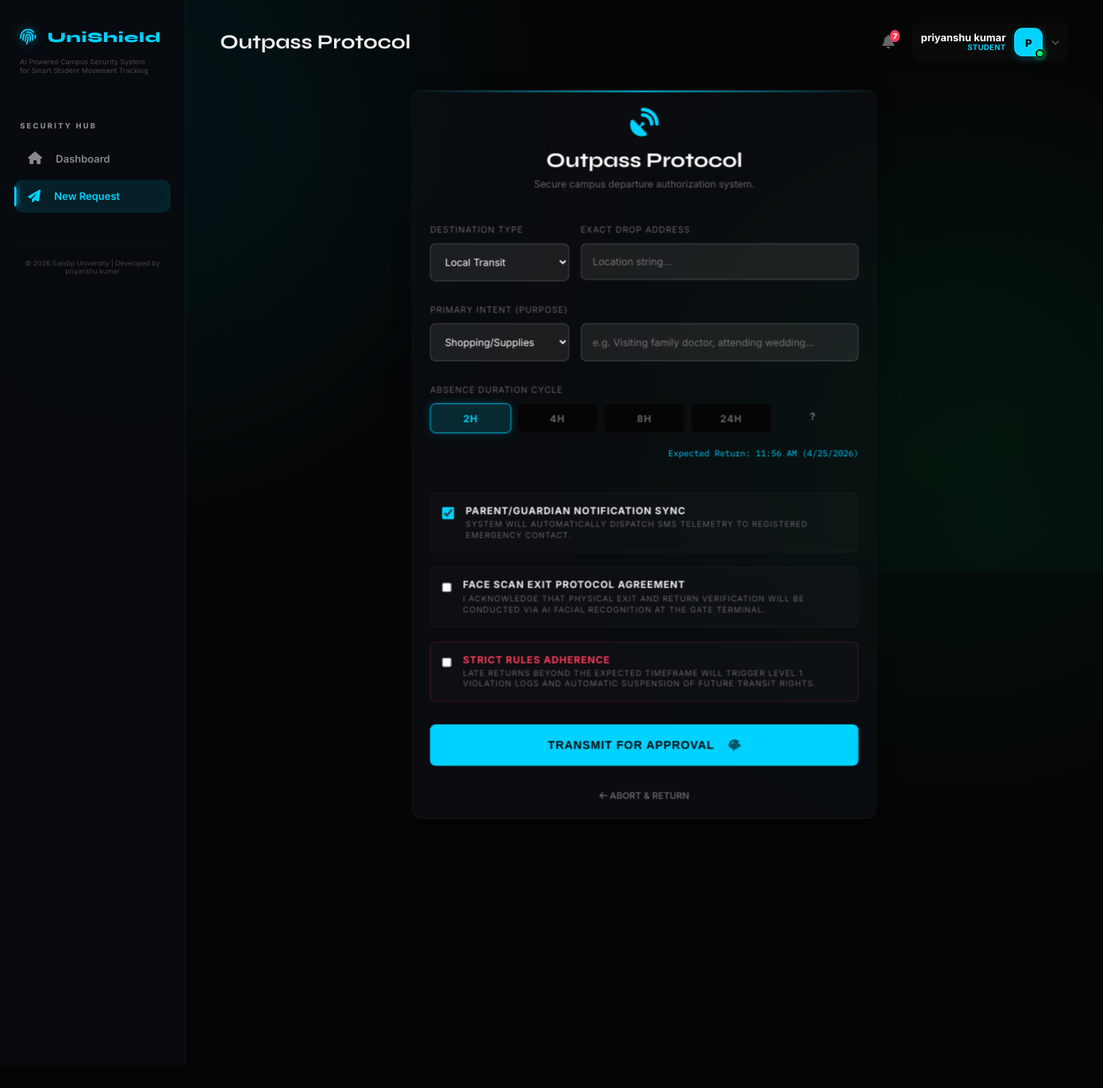
The page /student/request_outpass (signed in) on the database its author committed.
### models/user.py (models this page shows, shortened)
class User(db.Model, UserMixin):
    __tablename__ = 'users'
    id = db.Column(db.Integer, primary_key=True)
    username = db.Column(db.String(80), unique=True, nullable=False)
    email = db.Column(db.String(120), unique=True)
    password_hash = db.Column(db.String(128), nullable=False)
    role = db.Column(db.String(20), nullable=False)  # admin | guard | student
    name = db.Column(db.String(100), nullable=False)
    student_id = db.Column(db.String(50), unique=True)
    phone = db.Column(db.String(15))
    parent_phone = db.Column(db.String(15))
    department = db.Column(db.String(200))
    course = db.Column(db.String(100))
    session_year = db.Column(db.String(50))
    year = db.Column(db.Integer)
    hostel_room = db.Column(db.String(20))
    face_encoded = db.Column(db.Text)          # JSON string of encoding
    face_image = db.Column(db.String(200))     # Full path to encoded photo
    photo_path = db.Column(db.String(200))     # Path to stored photo
    id_card_photo = db.Column(db.String(200))  # Path to ID card scan
    is_blacklisted = db.Column(db.Boolean, default=False)
    violations = db.Column(db.Integer, default=0)
    admin_role = db.Column(db.String(30), default='VIEWER') # OWNER | SUPER_ADMIN | SECURITY_ADMIN | VIEWER
    employee_id = db.Column(db.String(50), unique=True)
    permissions = db.Column(db.Text) # JSON list of permissions
    status = db.Column(db.String(20), default='PENDING') # PENDING | ACTIVE | INACTIVE
    last_login = db.Column(db.DateTime)
    last_active = db.Column(db.DateTime, default=datetime.utcnow)
    last_action = db.Column(db.String(200)) # Last readable action performed
    is_active = db.Column(db.Boolean, default=True)
    created_at = db.Column(db.DateTime, default=datetime.utcnow)
    signature_path = db.Column(db.String(200))
    stamp_path = db.Column(db.String(200))
    assigned_gate = db.Column(db.String(50))
    shift_timing = db.Column(db.String(100))
    emergency_contact = db.Column(db.String(15))
    aadhar_document = db.Column(db.String(200))  # Self-attested document

### routes/student.py (the view, shortened to what this page needs)
@student_bp.route('/request_outpass', methods=['GET', 'POST'])
@login_required
@student_required
def request_outpass():
    if current_user.is_blacklisted:
        flash('You are BLACKLISTED from requesting outpasses. Contact Admin.', 'danger')
        return redirect(url_for('student.dashboard'))
    return render_template('student/request_outpass.html', now=datetime.utcnow())

### routes/student.py (called while the page is built)
def student_required(f):
    @wraps(f)
    def decorated_function(*args, **kwargs):
        if not current_user.is_authenticated or current_user.role != 'student':
            flash('Student access required', 'danger')
            return redirect(url_for('auth.login'))
        return f(*args, **kwargs)
    return decorated_function

### templates/student/request_outpass.html (shortened to what this page needs)
{% extends "base.html" %}
{% block content %}
<div class="card form-card">
    <div style="text-align: center; margin-bottom: 3rem;">
        <i class="fas fa-satellite-dish" style="font-size: 2.5rem; color: var(--accent); margin-bottom: 1rem;"></i>
        <h1 style="color: white; margin-bottom: 0.5rem; font-size: 1.8rem;">Outpass Protocol</h1>
        <p style="color: var(--text-muted); font-size: 0.85rem;">Secure campus departure authorization system.</p>
    </div>
    <form method="POST" id="outpass-form" enctype="multipart/form-data"
          action="{{ url_for('student.request_outpass') }}">
        <div style="display: grid; grid-template-columns: 1fr 2fr; gap: 1rem;" class="form-group">
            <div>
                <label>Destination Type</label>
                <select id="dest_type" class="futuristic-input" onchange="handleDestType()">
                    <option value="Local Transit">Local Transit</option>
                </select>
            </div>
            <div>
                <label>Exact Drop Address</label>
                <input type="text" id="dest_address" class="futuristic-input" placeholder="Location string..." required>
            </div>
        </div>
        <div class="form-group">
            <label>Primary Intent (Purpose)</label>
            <div style="display: grid; grid-template-columns: 1fr 2fr; gap: 1rem;">
                <select id="purpose_type" class="futuristic-input">
                    <option value="Shopping/Supplies">Shopping/Supplies</option>
                </select>
                <input type="text" id="purpose_desc" class="futuristic-input" placeholder="e.g. Visiting family doctor, attending wedding..." required minlength="5">
            </div>
        </div>
        <div class="form-group">
            <label>Absence Duration Cycle</label>
            <div class="hr-choice-grid">
                <label class="hr-choice">
                    <span>2H</span>
                </label>
                <label class="hr-choice">
                    <span>4H</span>
                </label>
                <label class="hr-choice">
                    <span>8H</span>
                </label>
                <label class="hr-choice">
                    <span>24H</span>
                </label>
                <label class="hr-choice">
                    <input type="number" id="custom_hr" placeholder="?"
                        style="width: 100%; border:none; background:transparent; color:#fff; text-align:center; font-weight:700; font-size:0.85rem;"
                        oninput="document.querySelector('input[value=custom]').checked=true; updateCalcTime()" min="1"
                        max="168">
                </label>
            </div>
            <div class="auto-calc-time" id="return_estimate">Expected Return: --:--</div>
        </div>
        <div class="form-group" style="margin-top: 3rem;">
            <label class="checkbox-wrapper">
                <input type="checkbox" checked id="parent_notify">
                <div>
                    <strong
                        style="color: var(--text-main); font-size: 0.85rem; display: block; margin-bottom: 0.2rem;">Parent/Guardian
                        Notification Sync</strong>
                    <span style="color: var(--text-muted); font-size: 0.7rem; line-height: 1.3;">System will
                        automatically dispatch SMS telemetry to registered emergency contact.</span>
                </div>
            </label>
            <label class="checkbox-wrapper">
                <input type="checkbox" required>
                <div>
                    <strong
                        style="color: var(--text-main); font-size: 0.85rem; display: block; margin-bottom: 0.2rem;">Face
                        Scan Exit Protocol Agreement</strong>
                    <span style="color: var(--text-muted); font-size: 0.7rem; line-height: 1.3;">I acknowledge that
                        physical exit and return verification will be conducted via AI Facial Recognition at the Gate
                        Terminal.</span>
                </div>
            </label>
            <label class="checkbox-wrapper" style="border-color: rgba(255,59,92,0.3);">
                <input type="checkbox" required>
                <div>
                    <strong
                        style="color: var(--danger); font-size: 0.85rem; display: block; margin-bottom: 0.2rem;">Strict
                        Rules Adherence</strong>
                    <span style="color: var(--text-muted); font-size: 0.7rem; line-height: 1.3;">Late returns beyond the
                        expected timeframe will trigger Level 1 Violation logs and automatic suspension of future
                        transit rights.</span>
                </div>
            </label>
        </div>
        <button type="submit" class="btn btn-primary"
            style="width: 100%; justify-content: center; padding: 1.25rem; font-size: 1rem; letter-spacing: 1px;"
            onclick="return mergeData()">
            TRANSMIT FOR APPROVAL <i class="fas fa-fingerprint" style="margin-left: 0.75rem;"></i>
        </button>
    </form>
    <div style="margin-top: 2rem; text-align: center;">
        <a href="{{ url_for('student.dashboard') }}"
            style="color: var(--text-muted); font-size: 0.8rem; text-decoration: none; font-weight: 600; transition: color 0.3s;"><i
                class="fas fa-arrow-left"></i> ABORT & RETURN</a>
    </div>
</div>
{% endblock %}

### templates/base.html (shortened to what this page needs)
<!DOCTYPE html>
<html lang="en">
<head>
    <link rel="stylesheet" href="https://cdnjs.cloudflare.com/ajax/libs/font-awesome/6.4.0/css/all.min.css">
</head>
<body>
    <div class="bg-blob blob-1"></div>
    <div class="bg-blob blob-2"></div>
    <div class="bg-blob blob-3"></div>
    {% if current_user.is_authenticated %}
    <aside>
        <a href="/" class="logo" style="margin-bottom: 1rem;">
            <i class="fas fa-fingerprint"></i>
            <span>UniShield</span>
        </a>
        <div style="font-size: 0.6rem; color: var(--text-muted); text-align: left; padding-left: 0.5rem; margin-bottom: 2rem; letter-spacing: 0.2px; line-height: 1.3; opacity: 0.7;">
            AI Powered Campus Security System<br>for Smart Student Movement Tracking
        </div>
        <div class="nav-section">
            <div class="nav-section-title">Security Hub</div>
            {% if current_user.role == 'admin' %}
                <a href="{{ url_for('admin.students') }}" class="nav-link"><i class="fas fa-users"></i> Students</a>
                <a href="{{ url_for('admin.manage_faculty') }}" class="nav-link"><i class="fas fa-user-shield"></i> Faculty Authority</a>
                <a href="{{ url_for('admin.guards') }}" class="nav-link"><i class="fas fa-shield-halved"></i> Security Guards</a>
                <a href="{{ url_for('admin.outpasses') }}" class="nav-link"><i class="fas fa-id-badge"></i> Outpasses</a>
                <a href="{{ url_for('gate.terminal') }}" class="nav-link"><i class="fas fa-microchip"></i> AI Gate</a>
                <div class="nav-section-title">Intelligence</div>
                <a href="{{ url_for('admin.analytics') }}" class="nav-link"><i class="fas fa-chart-line"></i> Analytics</a>
                <a href="{{ url_for('admin.reports') }}" class="nav-link"><i class="fas fa-history"></i> Activity Logs</a>
                <a href="{{ url_for('admin.sms_center') }}" class="nav-link"><i class="fas fa-sms"></i> SMS Center</a>
                <a href="{{ url_for('admin.manage_admins') }}" class="nav-link"><i class="fas fa-crown"></i> Admins</a>
            {% elif current_user.role == 'guard' %}
                <a href="{{ url_for('guard.dashboard') }}" class="nav-link"><i class="fas fa-desktop"></i> Terminal</a>
                <a href="{{ url_for('gate.terminal') }}" class="nav-link"><i class="fas fa-microchip"></i> AI Gate</a>
            {% elif current_user.role == 'warden' %}
                <a href="{{ url_for('warden.dashboard') }}" class="nav-link"><i class="fas fa-home"></i> Dashboard</a>
            {% elif current_user.role in ['hod', 'dean'] %}
                <a href="{{ url_for('faculty.dashboard') }}" class="nav-link"><i class="fas fa-home"></i> Dashboard</a>
            {% else %}
                <a href="{{ url_for('student.dashboard') }}" class="nav-link"><i class="fas fa-home"></i> Dashboard</a>
                <a href="{{ url_for('student.request_outpass') }}" class="nav-link"><i class="fas fa-paper-plane"></i> New Request</a>
            {% endif %}
            <div style="margin-top: 3rem; padding: 1rem 0.5rem 0 0.5rem; font-size: 0.6rem; color: var(--text-muted); text-align: center; opacity: 0.6; border-top: 1px solid rgba(255,255,255,0.03);">
                © 2026 Sandip University | Developed by priyanshu kumar
            </div>
        </div>
    </aside>
    {% endif %}
    <main style="{% if not current_user.is_authenticated %}margin-left: 0;{% endif %}">
        {% if current_user.is_authenticated %}
        <div class="top-bar">
            <h1 style="font-size: 1.75rem;">{% block page_title %}{% endblock %}</h1>
            <div style="display: flex; align-items: center; gap: 1.5rem;">
                {% if current_user.role == 'admin' %}
                <div class="nb-wrap" id="nb-wrap">
                  <button class="nb-btn" onclick="nbToggle()">🔔
                    <span class="nb-badge" id="nb-badge">0</span>
                  </button>
                  <div class="nb-panel" id="nb-panel">
                    <div class="nb-ph">
                      <span class="nb-pt">ALERTS</span>
                      <button class="nb-mar" onclick="nbMarkAll()">MARK ALL READ</button>
                    </div>
                    <div class="nb-list" id="nb-list"><div class="nb-empty">Loading...</div></div>
                    <div class="nb-footer"><button class="nb-foot-btn" onclick="window.location='/activity_logs.html'">VIEW FULL LOG →</button></div>
                  </div>
                </div>
                {% else %}
                <a href="#" class="notification-bell">
                    <i class="fas fa-bell"></i>
                    <span id="notif-badge" class="badge">0</span>
                </a>
                {% endif %}
                <div class="profile-dropdown-container">
                    <div class="profile-trigger" id="profileTrigger">
                        <div class="profile-info-text">
                            <p class="name">{{ current_user.name }}</p>
                            <p class="role">{{ current_user.role | upper }}</p>
                        </div>
                        <div class="avatar-box">
                            {% if current_user.photo_path %}
                                <img src="{{ url_for('static', filename='uploads/' + current_user.photo_path) }}" alt="Avatar">
                            {% else %}
                                <span>{{ current_user.name[0] | upper }}</span>
                            {% endif %}
                            <div class="online-dot"></div>
                        </div>
                        <i class="fas fa-chevron-down toggle-icon"></i>
                    </div>
                </div>
            </div>
        </div>
        {% endif %}
        {% block content %}{% endblock %}
    </main>
</body>
</html>

### templates/student/request_outpass.html (style rules this page uses)
.form-card { max-width: 650px; margin: 0 auto; padding: 3rem; background: rgba(14, 18, 22, 0.8); border: 1px solid var(--accent); box-shadow: 0 0 30px rgba(0, 210, 255, 0.1); position: relative; overflow: hidden; }
.form-card::before { content: ''; position: absolute; top: 0; left: 0; right: 0; height: 2px; background: linear-gradient(90deg, transparent, var(--accent), transparent); }
.form-group { margin-bottom: 2rem; }
label { display: block; font-size: 0.75rem; text-transform: uppercase; margin-bottom: 0.75rem; letter-spacing: 1px; color: var(--text-muted); }
.futuristic-input { width: 100%; padding: 1rem; background: rgba(255, 255, 255, 0.08); border: 1px solid rgba(255, 255, 255, 0.2); border-radius: 8px; color: white; font-family: inherit; outline: none; transition: all 0.3s ease; }
.hr-choice-grid { display: grid; grid-template-columns: repeat(5, 1fr); gap: 0.5rem; }
.hr-choice input:checked+span { background: rgba(0, 210, 255, 0.15) !important; border-color: var(--accent) !important; color: var(--accent) !important; box-shadow: 0 0 15px rgba(0, 210, 255, 0.2); }
.hr-choice span { display: block; text-align: center; padding: 0.75rem 0.25rem; background: var(--bg-dark); border: 1px solid var(--border); border-radius: 8px; cursor: pointer; font-size: 0.85rem; font-weight: 700; transition: all 0.3s; }
.checkbox-wrapper { display: flex; align-items: flex-start; gap: 1rem; margin-bottom: 1.25rem; background: rgba(255, 255, 255, 0.02); padding: 1rem; border-radius: 8px; border: 1px solid var(--border); cursor: pointer; }
.checkbox-wrapper input[type="checkbox"] { width: 20px; height: 20px; accent-color: var(--accent); cursor: pointer; margin-top: 2px; }
.auto-calc-time { text-align: right; font-size: 0.75rem; color: var(--accent); font-family: 'IBM Plex Mono', monospace; margin-top: 0.5rem; }

### rows shown on the page
User: name "priyanshu kumar", role "STUDENT", name "P"
